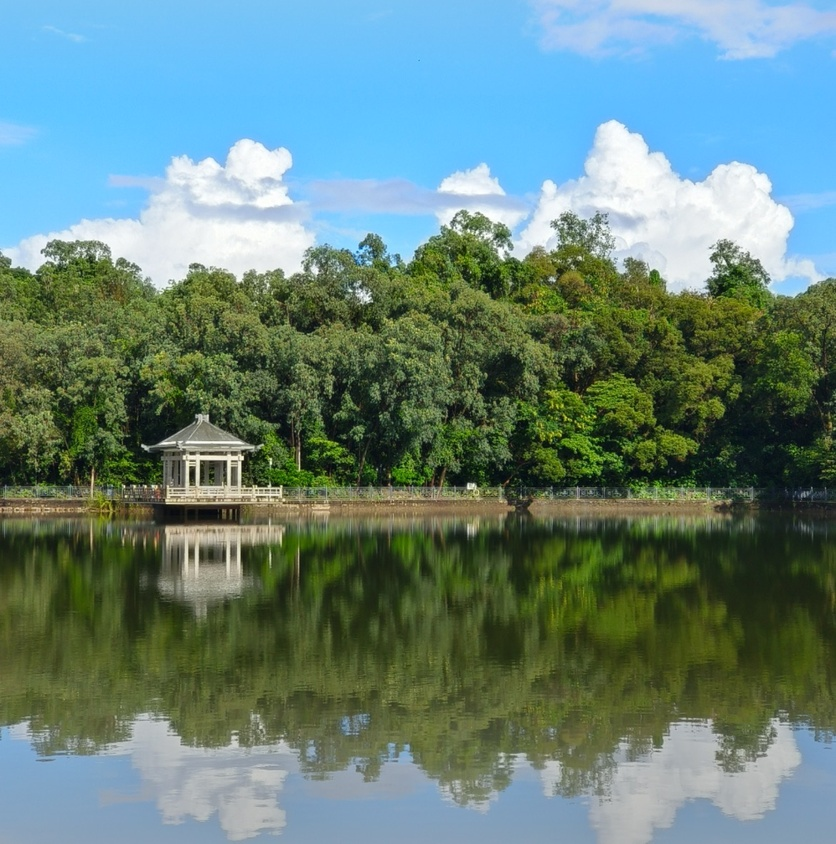
#> input picture 计算机视觉第一次作业/test.jpg, 836 x 844 px, shrunk from 1170 x 1182 before the run
$ python hw.py
#> lines starting #> are read from the running program, lines starting #| are printed output that depends on the picture
import cv2
import numpy as np

img = cv2.imread('test.jpg')
#> img is the input picture: shape (844, 836, 3); mean B, G, R 123.8, 131.3, 102.6

if img is None:
    print("错误：找不到图片文件！")
else:
    height, width, channels = img.shape
#> height = 844; width = 836; channels = 3
    print("图像尺寸:", height, "x", width)
#| 图像尺寸: 844 x 836
    print("通道数:", channels)
#| 通道数: 3
    print("数据类型:", img.dtype)
#| 数据类型: uint8

    cv2.imshow('原图', img)

    gray = cv2.cvtColor(img, cv2.COLOR_BGR2GRAY)
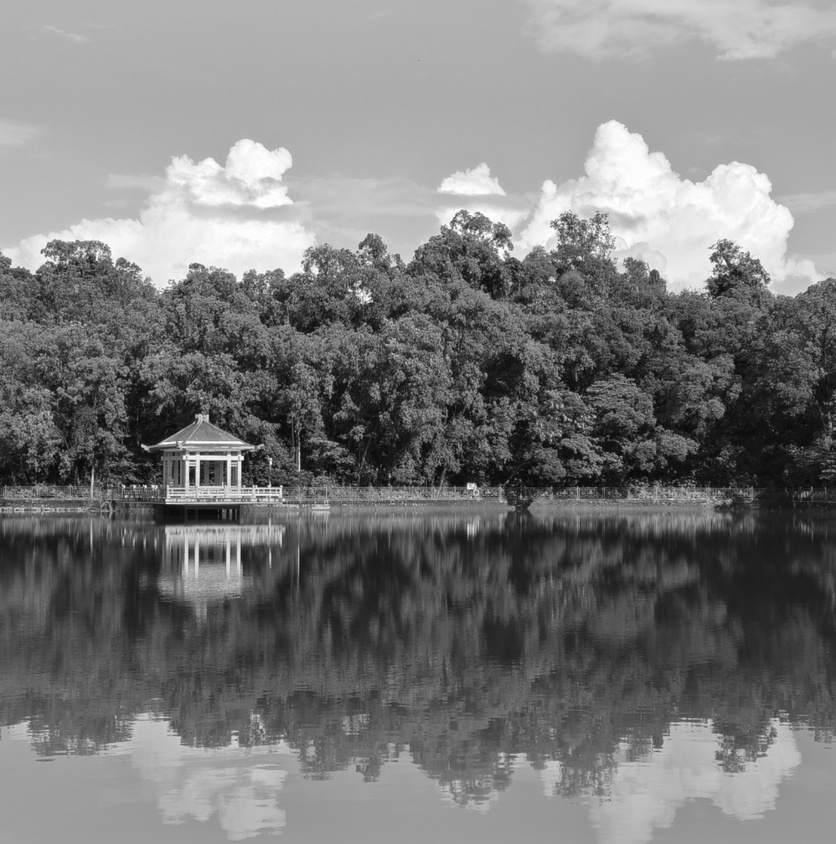
#> gray: shape (844, 836); min 4, max 255, mean 121.9
    cv2.imshow('灰度图', gray)

    cv2.imwrite('gray_test.jpg', gray)
    print("灰度图已保存")

    cropped = img[0:100, 0:100]
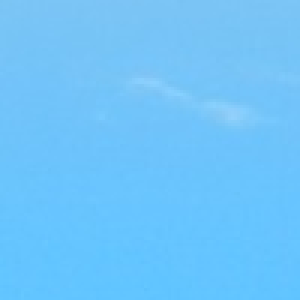
#> cropped: shape (100, 100, 3) (shown 3 times larger); mean B, G, R 251, 196.3, 109.9
    cv2.imwrite('cropped.jpg', cropped)
    print("裁剪区域已保存")

    print("左上角像素:", img[0, 0])
#| 左上角像素: [243 196 122]

    cv2.waitKey(0)
    cv2.destroyAllWindows()
